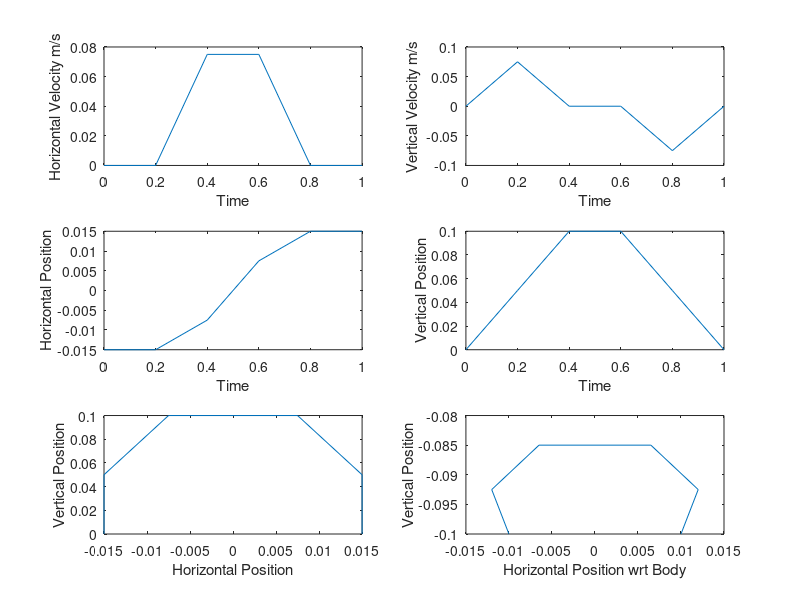
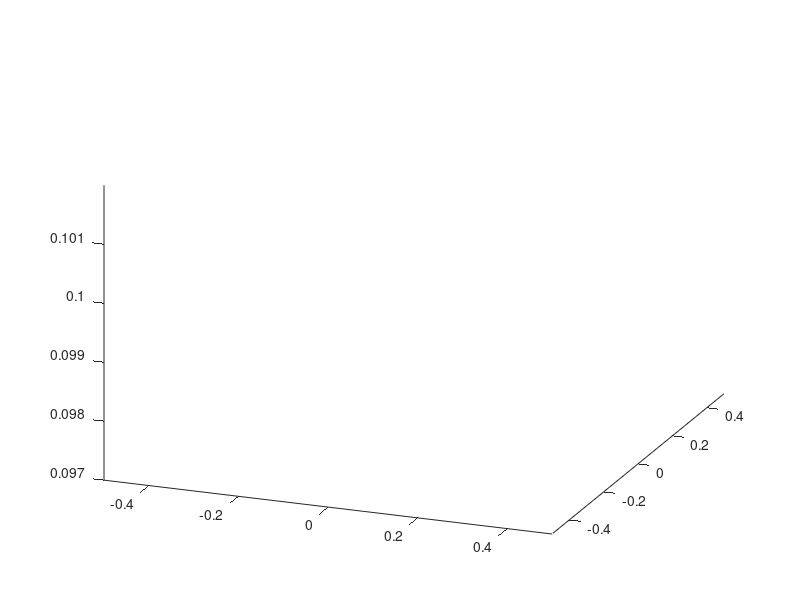

The MATLAB source for these figures, in order: (Note: this script raises an error after producing the figures.)
%Chan
function Final()
%% Initial
l1 = 0; %mm
l2 = 0.05; %mm
l3 = 0.1; %mm
beta = 4/6;
stride = 0.03;
v = 0.01;
robotHeight = 0.1;
robotLength = .220;%mm
robotWidth = .25;
%% Question 1
disp('The average velocity with respect to body is')
uBody = (beta/(1-beta))*v

%% Question 2
disp('The average velocity with respect to ground is')
uGround = v/(1-beta)

%% Question 3
% There are always at least 4 legs in contact with the ground at all points
% in the walking period.

%%
%
% <<phaseDiagram.PNG>>
%


%% Question 4

p(1)=0; % Kinematic phase of leg 1
p(2)=p(1)+1/2; % Kinematic phase of leg 2
p(3)=p(1)+beta; % Kinematic phase of leg 3
p(4)=p(2)+beta; % Kinematic phase of leg 4
p(5)=p(3)+beta; % Kinematic phase of leg 5
p(6)=p(4)+beta; % Kinematic phase of leg 6

j=1;
for j=1:6
    for i=1:6
        if p(i)>=1
            p(i)=p(i)-1;
        end
    end
    j=j+1;
end
disp('The relative kinematic phase for each leg is as follows')
p

%% Question 5

disp('The length of one cycle time period in seconds is')
period = stride/v

%% Question 6
disp('Transfer time is just time in transfer phase * period')
transferPhase = 1-beta;
transferTime = transferPhase * period

%% Foot Planning
time = linspace(0,transferTime,6);
% time = linspace(0,period,6);
% t1 is lift off, t5 is touch down
dt = time(2)-time(1);
xdotmaxf_g=2*(time(6)-time(1))*uGround/((time(5)-time(2))+(time(4)-time(3))); %maximum leg transferring speed.
% this is the average velocity divided by the surface are under the velocity graph.

zdotmaxf_g=xdotmaxf_g; % it is arbitrary.

L = stride;
%hard coded foot to ground
trajectoryX = [-L/2,-L/2,-L/4,L/4,L/2,L/2];
trajectoryY = [0,0,0,0,0,0];
trajectoryZ = [0,robotHeight/2,robotHeight,robotHeight,robotHeight/2,0];

% For all 6 legs
for i = 1:6
    legXtraj(i,:) = trajectoryX;
end

for i=1:6
    legZtraj(i,1)=0;
    legZtraj(i,2)=legZtraj(i,1)+dt*zdotmaxf_g/2;
    legZtraj(i,3)=legZtraj(i,2)+dt*zdotmaxf_g/2;
    legZtraj(i,4)=legZtraj(i,3)+0;
    legZtraj(i,5)=legZtraj(i,4)-dt*zdotmaxf_g/2;
    legZtraj(i,6)=legZtraj(i,5)-dt*zdotmaxf_g/2;
end

% velX = [0,0,uGround,uGround,0,0];
% velY = [0,0,0,0,0,0];
% velZ = [0,uGround,0,0,-uGround,0];
velX = [0,0,xdotmaxf_g,xdotmaxf_g,0,0];
velY = [0,0,0,0,0,0];
velZ = [0,xdotmaxf_g,0,0,-xdotmaxf_g,0];



D=l1+l2; %(m) Distance between the foot tip and hip joint from top view

% This is the home position for the leg angles wrt body
alphaH=[-30*pi/180, 30*pi/180, -90*pi/180, 90*pi/180, -150*pi/180, 150*pi/180];

% This sets up body to ground coordinates at t = 0
xb_g(1,1)=-((1-beta)/2)*L-D*cos(alphaH(1)); % frame b is a frame attached to the hip joint whose
xb_g(2,1)=-((1-beta)/2)*L-D*cos(alphaH(2));
xb_g(3,1)=-((1-beta)/2)*L-D*cos(alphaH(3)); %This should be zero, but for completion sake we keep it in.
xb_g(4,1)=-((1-beta)/2)*L-D*cos(alphaH(4)); %Same for this
xb_g(5,1)=-((1-beta)/2)*L-D*cos(alphaH(5));
xb_g(6,1)=-((1-beta)/2)*L-D*cos(alphaH(6));

% xb_g(1,1)=-(1-beta)*L-D*cos(alphaH(1)); % frame b is a frame attached to the hip joint whose
% xb_g(2,1)=-(1-beta)*L-D*cos(alphaH(2));
% xb_g(3,1)=-(1-beta)*L-D*cos(alphaH(3)); %This should be zero, but for completion sake we keep it in.
% xb_g(4,1)=-(1-beta)*L-D*cos(alphaH(4)); %Same for this
% xb_g(5,1)=-(1-beta)*L-D*cos(alphaH(5));
% xb_g(6,1)=-(1-beta)*L-D*cos(alphaH(6));


%Since robot height should not change, height is always h.
h = robotHeight;
zb_g(1,1)=h;
zb_g(2,1)=h;
zb_g(3,1)=h;
zb_g(4,1)=h;
zb_g(5,1)=h;
zb_g(6,1)=h;


for i=1:6
    %     This fills in the rest of the body to ground positons for the rest of
    %     the time steps.
    for t=1:5 % 5 is because of time dividing to 5 equal extents.
        xb_g(i,t+1)=xb_g(i,t)+v*dt;
        % Since robot is moving forward at rate of 0.1 m/s, it is just v times the timestep difference
        zb_g(i,t+1)=zb_g(i,t);
        % Z does not change, so for all legs it is the same.
    end
    %     Now we calculate the foot to body, which is foot to ground
    %     coordinate minus the body to ground coordinate
    for t=1:6
        xf_b(i,t)=legXtraj(i,t)-xb_g(i,t);
        zf_b(i,t)=legZtraj(i,t)-zb_g(i,t);
%         zf_b(i,t)=legZtraj(i,t)+zb_g(i,t);
    end
end
% While x and z are changing, y doesn't since there is no rotaion, thus, y
% is constant across all
yf_b=[D*sin(30*pi/180), -D*sin(30*pi/180), D,  -D,  D*sin(30*pi/180),  -D*sin(30*pi/180)];

for i=1:6 % this is because of 6 legs
    for j=1:6 % this is because we have divided out T to 6 dt.
        %     Now we calculate the foot to hip positons for each leg as it goes
        %     through the time steps.
        %     Since it is a rotation about the z axis, we use the z rotation matrix
        %     and multiply it against the xyz coordinates of the robot.
        xf_H(i,j)=[cos(alphaH(i)),-sin(alphaH(i)),0]*[xf_b(i,j);yf_b(i);zf_b(i,j)];
        yf_H(i,j)=[sin(alphaH(i)),cos(alphaH(i)),0]*[xf_b(i,j);yf_b(i);zf_b(i,j)];
        zf_H(i,j)=zf_b(i,j);
    end
end

%% Plotting Code
figure(1)
hold on
subplot(3,2,1)
plot(time,velX)
ylabel('Horizontal Velocity m/s')
xlabel('Time')
subplot(3,2,2)
plot(time,velZ)
ylabel('Vertical Velocity m/s')
xlabel('Time')
subplot(3,2,3)
plot(time,trajectoryX)
ylabel('Horizontal Position')
xlabel('Time')
subplot(3,2,4)
plot(time,trajectoryZ)
ylabel('Vertical Position')
xlabel('Time')
subplot(3,2,5)
plot(trajectoryX,trajectoryZ)
ylabel('Vertical Position')
xlabel('Horizontal Position')
subplot(3,2,6)
plot(xf_b(4,:),zf_b(4,:))
ylabel('Vertical Position')
xlabel('Horizontal Position wrt Body')
hold off;

%% Question 7
%To calculate the positions of the legs throughout time, we just need to
%compute the inverse kinematics for each leg. Since we know the positons of
%the feet with respect to the hip, this is pretty trivial as now we can
%just assume the leg as a serial manipulator.

% Taken directly from lecture 7, slide 125
% This code was also shown in example code

for i=1:6 % for all 6 legs
    for j=1:6 % time discrete
        Theta1(i,j)=(atan(yf_H(i,j)/xf_H(i,j)));
        %                 Theta1(i,j) = atan2(yf_H(i,j),xf_H(i,j));
        %         THIS CHANGES IT TO DEGREES
        l(i,j)=sqrt(yf_H(i,j)^2+xf_H(i,j)^2);
        d(i,j)=sqrt(zf_H(i,j)^2+(l(i,j)-l1)^2);
        Theta2(i,j)=acos((l2^2+d(i,j)^2-l3^2)/(2*l2*d(i,j)))-atan(abs(zf_H(i,j))/(l(i,j)-l1));
        %                 Theta2(i,j)=acos((l2^2+d(i,j)^2-l3^2)/(2*l2*d(i,j)))-atan2(abs(zf_H(i,j)),(l(i,j)-l1));
        Theta3(i,j)=pi-(acos((l2^2+l3^2-d(i,j)^2)/(2*l2*l3)));
    end
end
disp('Joint Positions are as follows:')
T1=Theta1*180/pi
T2=-Theta2*180/pi
T3=Theta3*180/pi

%% Question 8
% Now that we have the joint positions, we now need to find the joint
% velocities. These were covered in lecture as well as shown in example code.
xdotb_g=v;
zdotb_g=0;
ydotf_b=0;
for t=1:6
    xdotf_b(t)=velX(t)-xdotb_g;
    zdotf_b(t)=velZ(t)-zdotb_g;
end
for i=1:6
    for j=1:6
        xdotf_H(i,j)=[cos(alphaH(i)),-sin(alphaH(i)),0]*[xdotf_b(j);ydotf_b;zdotf_b(j)];
        ydotf_H(i,j)=[sin(alphaH(i)),cos(alphaH(i)),0]*[xdotf_b(j);ydotf_b;zdotf_b(j)];
        zdotf_H(i,j)=zdotf_b(j);
    end
end
for j=1:6 % time
    for i=1:6 % leg number
        theta1=Theta1(i,j);
        theta2=Theta2(i,j);
        theta3=Theta3(i,j);
        
        %         This builds the jacobian to take the inverse of
        %         This is directly from slides
        J(1,1)=-(-sin(theta1)*sin(theta2)*cos(theta3)-sin(theta1)*cos(theta2)*sin(theta3))*l3-sin(theta1)*l2*cos(theta2)-l1*sin(theta1);
        J(1,2)=-(-cos(theta1)*sin(theta2)*sin(theta3)+cos(theta1)*cos(theta2)*cos(theta3))*l3-cos(theta1)*l2*sin(theta2);
        J(1,3)=(cos(theta1)*sin(theta2)*sin(theta3)-cos(theta1)*cos(theta2)*cos(theta3))*l3;
        J(2,1)=-(cos(theta1)*cos(theta2)*sin(theta3)+cos(theta1)*sin(theta2)*cos(theta3))*l3+cos(theta1)*l2*cos(theta2)+l1*cos(theta1);
        J(2,2)=-(-sin(theta1)*sin(theta2)*sin(theta3)+sin(theta1)*cos(theta2)*cos(theta3))*l3-sin(theta1)*l2*sin(theta2);
        J(2,3)=-(-sin(theta1)*sin(theta2)*sin(theta3)+sin(theta1)*cos(theta2)*cos(theta3))*l3;
        J(3,1)=0;
        J(3,2)=-(-cos(theta2)*sin(theta3)-sin(theta2)*cos(theta3))*l3-l2*cos(theta2);
        J(3,3)=-(-cos(theta2)*sin(theta3)-sin(theta2)*cos(theta3))*l3;
        Thetadot(i,j,:)=inv(J)*[xdotf_H(i,j);ydotf_H(i,j);zdotf_H(i,j)];
    end
end
disp('Joint Velocities are as follows:')
Thetadot

%% Simulation
figure(2)

% Sets up legs in home position
% hold on

for i=1:1 % time step
    clf
    axis([-.5 .5 -.5 .5 0.097 .102])
    hold on
    for j=1:6 % leg number
        view([21 27]);
%         view([1 81]);
        % view([-106 17]);
        %         H = plotarm(Theta1(i,j),Theta2(i,j),Theta3(i,j),l1,l2,l3,j,robotHeight,robotLength,robotWidth);
        [H,staticLegPlot{j}] = plotarm(T1(j,i),T2(j,i),T3(j,i),l1,l2,l3,j,robotHeight,robotLength,robotWidth);
    end
    drawnow;
end

% We want all possible time instances between 0 and 3
cycleTime = linspace(0,period,31);
cycleTime = single(cycleTime);
% We want to have the legs only move it is time for it to enter transfer
% phase at that point in the period.

% We have fractions of when transfer phase ends/support phase starts.
% Therefore all we need to do to find where transfer phase starts, is add
% beta to the support phase.
transferStart = p+beta;

j=1;
for j=1:6
    for i=1:6
        if transferStart(i)>=1
            transferStart(i)=transferStart(i)-1;
        end
    end
    j=j+1;
end

% To find out what time in period to start transfer phase, just multiply
% the fractions by the period.
startPeriod = transferStart*period;
startPeriod = single(startPeriod);
% If the cycle time equals the start time, have that leg go through the
% motion
format shortg
for k=1:numel(cycleTime)
    if cycleTime(k) == startPeriod(1)
        delete(staticLegPlot{1})
        transferSim(1,T1, T2, T3,robotHeight,robotLength,robotWidth,l1,l2,l3);
    elseif cycleTime(k) == startPeriod(2)
        delete(staticLegPlot{2})
        transferSim(2,T1, T2, T3,robotHeight,robotLength,robotWidth,l1,l2,l3);
    elseif cycleTime(k) == startPeriod(3)
        delete(staticLegPlot{3})
        transferSim(3,T1, T2, T3,robotHeight,robotLength,robotWidth,l1,l2,l3);
    elseif cycleTime(k) == startPeriod(4)
        delete(staticLegPlot{4})
        transferSim(4,T1, T2, T3,robotHeight,robotLength,robotWidth,l1,l2,l3);
    elseif cycleTime(k) == startPeriod(5)
        delete(staticLegPlot{5})
        transferSim(5,T1, T2, T3,robotHeight,robotLength,robotWidth,l1,l2,l3);
    elseif cycleTime(k) == startPeriod(6)
        delete(staticLegPlot{6})
        transferSim(6,T1, T2, T3,robotHeight,robotLength,robotWidth,l1,l2,l3);
    end
    %     M(k) = getframe(gcf);
end
hold off
disp('done')

% video = VideoWriter('hexapodWalker.avi','Uncompressed AVI');
% open(video)
% writeVideo(video,M)
% close(video)


%% Question 10
% If we only knew that the legs 1,2, and 5 were on the ground, the robot
% would be dynamically stable as due to the definition of the Foot Force
% Stability Margin, there are at least 3 non-collinear legs pushing off of
% the ground at that exact moment. I believe that the robot would also be
% statically stable due to the fact that the CoG of the robot should lie
% within the support polygon created by legs 1,2,and 5.



end

function transferSim(legNumber, Theta1, Theta2, Theta3,robotHeight,robotLength,robotWidth,l1,l2,l3)
% This is the simulation for a transfer phase
for i=1:6 % time step
    %     clf;
    %     hold on
    j=legNumber; % leg number
    view([21 27]);
%     view([1 81]);
%     view([43 15])
    %         H = plotarm(Theta1(i,j),Theta2(i,j),Theta3(i,j),l1,l2,l3,j,robotHeight,robotLength,robotWidth);
    [H,legPlot] = plotarm(Theta1(j,i),Theta2(j,i),Theta3(j,i),l1,l2,l3,j,robotHeight,robotLength,robotWidth);
    drawnow;
    if i<6
        delete(legPlot)
    end
    
end
end
